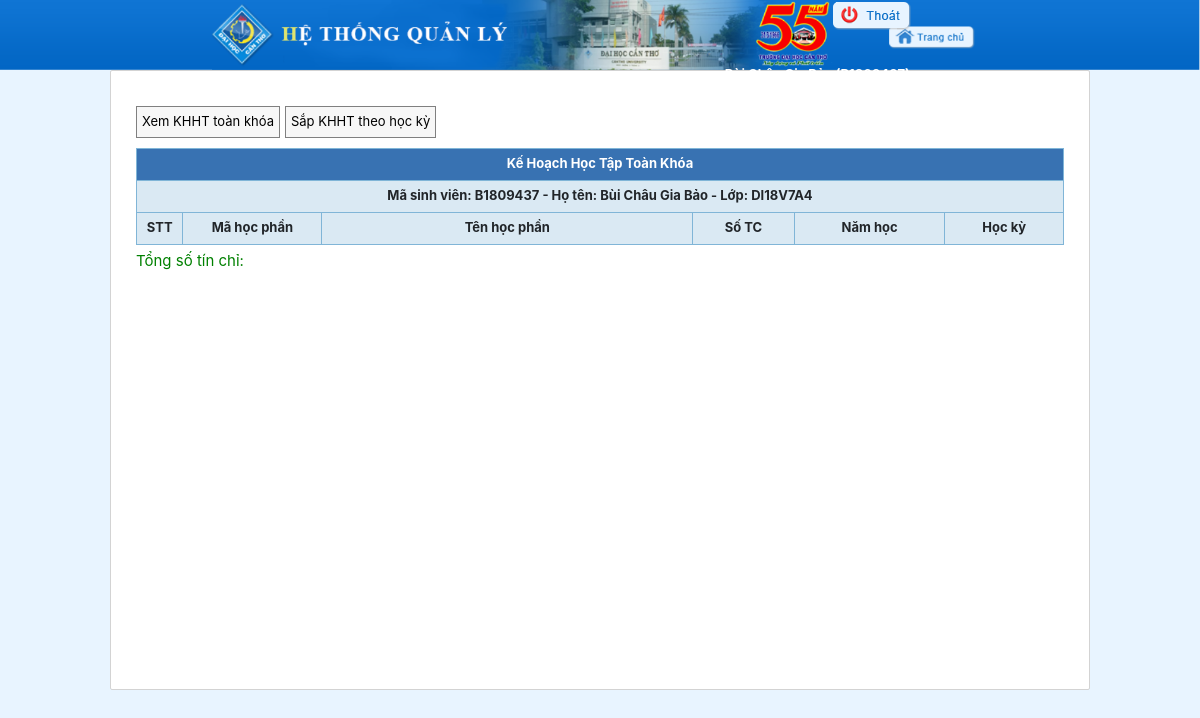
The app's page /htql/sinhvien/khht.php (signed in) with its own data.
### tables this page shows
CREATE TABLE `sinh_vien` (
  `MSSV` char(8) NOT NULL,
  `Ho_ten` text DEFAULT NULL,
  `Gmail` text DEFAULT NULL,
  `Ngay_sinh` date DEFAULT NULL,
  `Gioi_tinh` bit(1) DEFAULT NULL,
  `Dia_chi` text DEFAULT NULL,
  `Ma_lop` char(50) DEFAULT NULL,
  `Khoa_hoc` char(50) DEFAULT NULL,
  `Password` text DEFAULT NULL,
  `Nam_BD` year(4) DEFAULT NULL
);

CREATE TABLE `lop` (
  `Ma_lop` varchar(50) NOT NULL DEFAULT '',
  `Ten_lop` varchar(255) DEFAULT NULL,
  `Ma_nganh` int(11) DEFAULT 0,
  `GVCV` char(6) DEFAULT NULL
);

### htql/sinhvien/khht.php (the view, shortened to what this page needs)
<!DOCTYPE html>
<html lang="en">
<head>
</head>
<?php include_once __DIR__ . '/../layouts/bootstrap.php'?>
<body>
    <?php include_once __DIR__ . '/../layouts/header.php'?>
    <?php
        include_once __DIR__ . '/../../connect_db.php';
        $sv = $_SESSION['user'];
        $query_sv = mysqli_query($conn,"CALL student_information('$sv')");
        $khht_sv = mysqli_fetch_array($query_sv,MYSQLI_ASSOC);
        if($query_sv){
            $conn->next_result();
        }
        $query_khht = mysqli_query($conn,"CALL khht('$sv')");
        if($query_khht){
            $conn->next_result();
        }
    ?>
    <?php
        $query_TC = mysqli_query($conn,"CALL TongTC_KHHT('$sv','','')");
        $result_TC = mysqli_fetch_array($query_TC,MYSQLI_ASSOC);
    ?>
    <div class="content wide">
        <div style="margin: 35px 25px 0 25px;">
            <div style="display: flex;column-gap: 5px;margin: 10px 0;">
                <a class="btn_khht" href="/../DBMS_HTQLSV/htql/sinhvien/khht.php">Xem KHHT toàn khóa</a>
                <a class="btn_khht" href="/../DBMS_HTQLSV/htql/sinhvien/skhht.php">Sắp KHHT theo học kỳ</a>
            </div>
            <div>
                <table border="0" style="width: 100%;font-size: 13px;">
                    <tr>
                        <td colspan="6" class="td_item" style="text-align: center;background-color:#3872b2; color: white;font-weight: bold;">Kế Hoạch Học Tập Toàn Khóa</td>
                    </tr>
                    <tr>
                        <td colspan="6" class="td_item" style="text-align: center;background-color: #dae9f3;font-weight: bold;">Mã sinh viên: <?=$khht_sv['MSSV']?> - Họ tên: <?=$khht_sv['Ho_ten']?> - Lớp: <?=$khht_sv['Ma_lop']?></td>
                    </tr>
                    <tr style="background-color:#dae9f3;">
                        <td class="td_item"width="5%">STT</td>
                        <td class="td_item" width="15%">Mã học phần</td>
                        <td class="td_item" width="40%">Tên học phần</td>
                        <td class="td_item">Số TC</td>
                        <td class="td_item">Năm học</td>
                        <td class="td_item">Học kỳ</td>
                    </tr>
                </table>
            </div>
            <div style="font-size: 15px;font-weight:400;margin: 5px 0 20px 0;color: green;">
                Tổng số tín chỉ: <?=$result_TC['TongTC']?>
            </div>
        </div>
    </div>
</body>
</html>

### htql/layouts/header.php (shortened to what this page needs)
<?php
    include_once __DIR__.'/../../connect_db.php';
        $result_user['Ho_ten']='';
        $result_user['MSSV']='';
        if(isset($_SESSION['user'])){
            $sv = $_SESSION['user'];
            $query = mysqli_query($conn,"CALL student_information('$sv')");
            $result_user = mysqli_fetch_array($query,MYSQLI_ASSOC);
        }
    ?>
<header style="position:relative">
    <img src="/../DBMS_HTQLSV/htql/images/Screenshot 2021-11-27 093116.png" width="100%">
    <?php if(isset($_SESSION['user'])):?>
        <div class="btn_logout"><img src="/../DBMS_HTQLSV/htql/images/btn_logout.png"></div>
    <?php endif;?>
    <a href="/../DBMS_HTQLSV/htql/sinhvien/hindex.php" class="home"></a>
    <div class="user_login"><?=$result_user['Ho_ten'].' ('.$result_user['MSSV'].')'?></div>
</header>

### htql/layouts/header.php (style rules this page uses)
* { padding: 0; margin: 0; box-sizing: border-box; }
.content { background-color: white; margin-top: 5px; border: 1px solid lightgray; min-height: 620px; border-radius: 2px; }
.wide { max-width: 980px; margin: 0 auto; }
body { background-color:#e8f4ff }
.home { position: absolute; display: block; height: 30px; width: 110px; top: 33px; right: 290px; background-color: transparent; }
.btn_logout { position: absolute; display: block; height: 30px; width: 110px; top: 2px; right: 257px; }
.user_login { position: absolute; font-size: 13px; font-weight: 700; top: 65px; right: 290px; color: white; }

### htql/sinhvien/khht.php (style rules this page uses)
.td_item { border: 1px solid #80b5d7; text-align: center; font-weight: bold; background-color: #dae9f3 }
td { height: 32px; }
.btn_khht { border: 1px solid gray; background-color: #f7f7f7; padding: 5px; font-size: 13px; cursor: pointer; text-decoration: none; color: black; }

### records on screen
sinh_vien: Ho_ten "Bùi Châu Gia Bảo", MSSV "B1809437", Ma_lop.Ma_lop "DI18V7A4"
